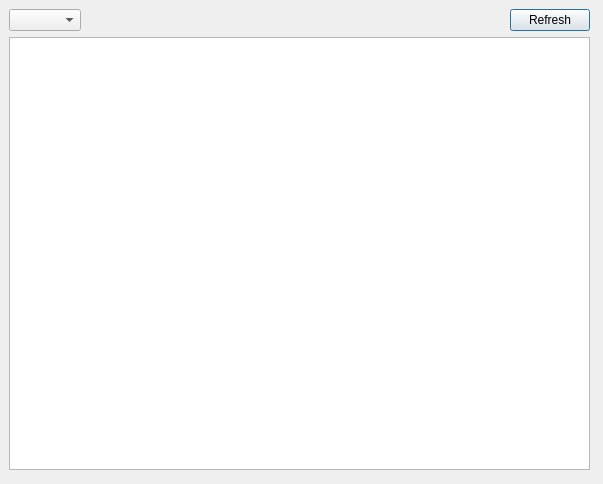
<?xml version="1.0" encoding="UTF-8"?>
<ui version="4.0">
 <class>MemoryViewer</class>
 <widget class="QDialog" name="MemoryViewer">
  <property name="windowModality">
   <enum>Qt::NonModal</enum>
  </property>
  <property name="geometry">
   <rect>
    <x>0</x>
    <y>0</y>
    <width>603</width>
    <height>484</height>
   </rect>
  </property>
  <property name="windowTitle">
   <string>Dialog</string>
  </property>
  <property name="modal">
   <bool>false</bool>
  </property>
  <widget class="QWidget" name="verticalLayoutWidget">
   <property name="geometry">
    <rect>
     <x>9</x>
     <y>9</y>
     <width>581</width>
     <height>461</height>
    </rect>
   </property>
   <layout class="QVBoxLayout" name="verticalLayout">
    <item>
     <layout class="QHBoxLayout" name="horizontalLayout">
      <item>
       <widget class="QComboBox" name="selectBox"/>
      </item>
      <item>
       <spacer name="horizontalSpacer">
        <property name="orientation">
         <enum>Qt::Horizontal</enum>
        </property>
        <property name="sizeHint" stdset="0">
         <size>
          <width>40</width>
          <height>20</height>
         </size>
        </property>
       </spacer>
      </item>
      <item>
       <widget class="QPushButton" name="refreshButton">
        <property name="text">
         <string>Refresh</string>
        </property>
       </widget>
      </item>
     </layout>
    </item>
    <item>
     <widget class="QTextEdit" name="memoryMap"/>
    </item>
   </layout>
  </widget>
 </widget>
 <resources/>
 <connections/>
</ui>
